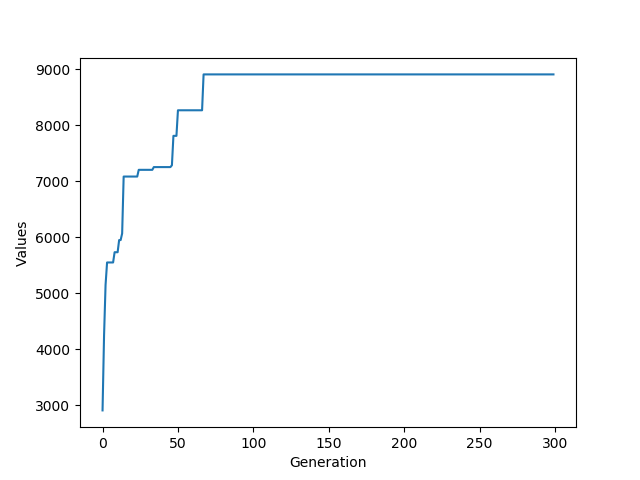

This figure's Python source:
import random
import matplotlib.pyplot as plt
""" solving knapsack problem with genetic algorithm
    Tahere Fahimi 9539045
    1. [Start] Generate random population of n chromosomes (suitable solutions for the problem)
    2. [Fitness] Evaluate the fitness f(x) of each chromosome x in the population
    3. [New population] Create a new population by repeating following steps until the new population is complete
        A. [Selection] Select two parent chromosomes from a population according to their fitness (the better fitness, the bigger chance to be selected)
        B. [Crossover] With a crossover probability cross over the parents to form a new offspring (children). If no crossover was performed, offspring is an exact copy of parents.
        C. [Mutation] With a mutation probability mutate new offspring at each locus (position in chromosome).
        D. [Accepting] Place new offspring in a new population
    4. [Replace] Use new generated population for a further run of algorithm
    5. [Test] If the end condition is satisfied, stop, and return the best solution in current population
    6. [Loop] Go to step 2
    """

def knapsack(V, W, MAX, popSize, mut, maxGen, percent):
    generation = 0
    pop = generate(V, popSize)
    fitness = getFitness(pop, V, W, MAX)
    output = []
    while (not test(fitness, percent) and generation < maxGen):
        generation += 1
        pop = newPopulation(pop, fitness, mut)
        fitness = getFitness(pop, V, W, MAX)
        elite = 0
        for i in range(len(fitness)):
            if fitness[i] > fitness[elite]:
                elite = i
        output.append(fitness[elite])
    # print fitness
    # print generation
    return output
    # return selectElite(pop, fitness)

def generate(V, popSize):
    length = len(V)
    pop = [[random.randint(0, 1) for i in range(length)] for j in range(popSize)]
    # print pop
    return pop

def getFitness(pop, V, W, MAX):
    fitness = []
    for i in range(len(pop)):
        weight = 0
        volume = MAX + 1
        while volume > MAX:
            weight = 0
            volume = 0
            ones = []
            for j in range(len(pop[i])):
                if pop[i][j] == 1:
                    volume += V[j]
                    weight += W[j]
                    ones += [j]
            if volume > MAX:
                pop[i][ones[random.randint(0, len(ones) - 1)]] = 0
        fitness += [weight]
    # print "Modified Population:"
    # print pop
    # print "Fitness of Population:"
    # print fitness
    return fitness


def newPopulation(pop, fit, mut):
    popSize = len(pop)
    newPop = []
    newPop += [selectElite(pop, fit)]
    # print "Elite:"
    # print newPop
    while (len(newPop) < popSize):
        (mate1, mate2) = select(pop, fit)
        newPop += [mutate(crossover(mate1, mate2), mut)]

    # print "After Selection"
    # print newPop
    return newPop


def selectElite(pop, fit):
    elite = 0
    for i in range(len(fit)):
        if fit[i] > fit[elite]:
            elite = i
    # print("maximum fitness is : ",fit[elite])
    return pop[elite]


def select(pop, fit):
    size = len(pop)
    totalFit = sum(fit)
    lucky = random.randint(0, totalFit)
    tempSum = 0
    mate1 = []
    fit1 = 0
    for i in range(size):
        tempSum += fit[i]
        if tempSum >= lucky:
            mate1 = pop.pop(i)
            fit1 = fit.pop(i)
            break
    tempSum = 0
    lucky = random.randint(0, sum(fit))
    for i in range(len(pop)):
        tempSum += fit[i]
        if tempSum >= lucky:
            mate2 = pop[i]
            pop += [mate1]
            fit += [fit1]
            return (mate1, mate2)


def crossover(mate1, mate2):
    lucky = random.randint(0, len(mate1) - 1)
    # print "Lucky: " + str(lucky)
    return mate1[:lucky] + mate2[lucky:]


def mutate(gene, mutate):
    for i in range(len(gene)):
        lucky = random.randint(1, mutate)
        if lucky == 1:
            # print "MUTATED!"
            gene[i] = bool(gene[i]) ^ 1
    return gene


def test(fit, rate):
    maxCount = mode(fit)
    if float(maxCount) / float(len(fit)) >= rate:
        return True
    else:
        return False


def mode(fit):
    values = set(fit)
    maxCount = 0
    for i in values:
        if maxCount < fit.count(i):
            maxCount = fit.count(i)
    return maxCount


if __name__ == "__main__":
    volume = []
    weights = []
    maxVolume = 0
    popSize = 100
    """read the file and initialize the variables"""
    with open("knapsack_3.txt", "r+") as file:
        temp, maxVolume = file.readline().split(" ")
        temp = int(temp)
        maxVolume = int(maxVolume)

        for line in file:
            d = line.split(" ")
            volume.append(int(d[0]))
            weights.append(int(d[1]))

    fit = knapsack(weights, volume, maxVolume, popSize, 100, 800, 6300)
    plt.plot(fit)
    plt.ylabel('Values')
    plt.xlabel('Generation')
    plt.savefig('knapsack_3.png')
    plt.show()
    # best = knapsack(weights, volume, maxVolume, popSize, 100, 800, 6300)
    # total = 0
    # w = 0
    # for i in range(len(volume)):
    #     if best[i] == 1:
    #         total += volume[i]
    #         w += weights[i]
    # print(total)
    # print(w)